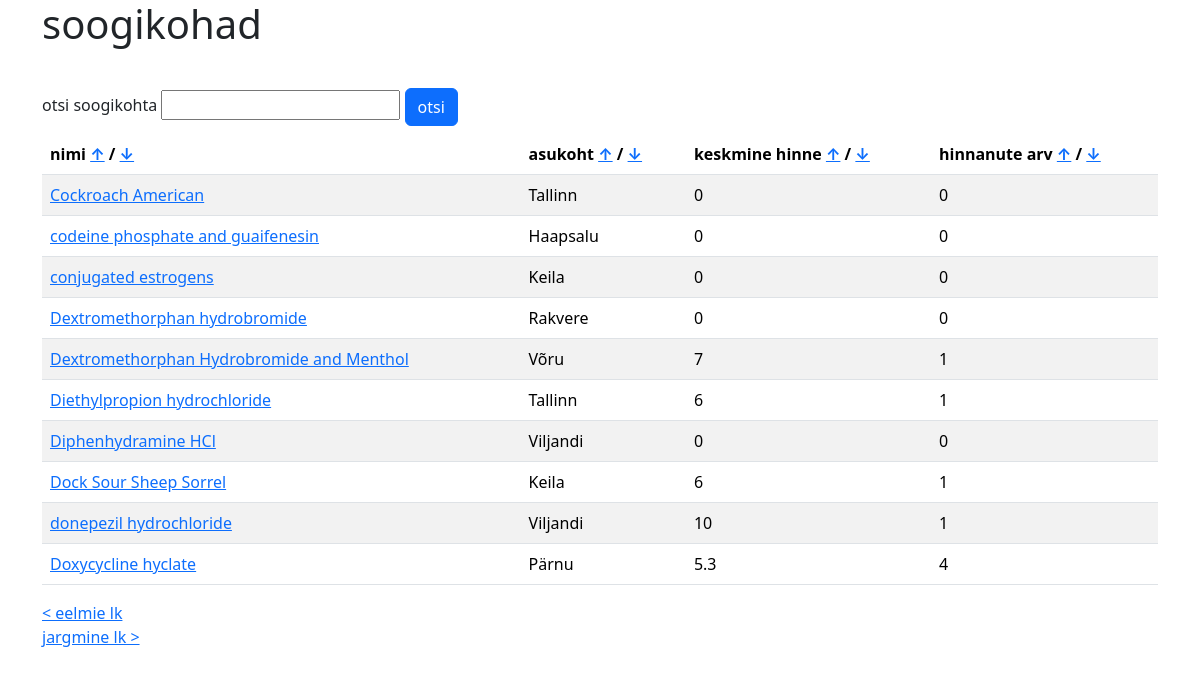
Screenshot of /?lehekylg=3 with the database file from the repository.
### tables this page shows
CREATE TABLE `kohad` (
  `id` int(255) NOT NULL,
  `nimi` varchar(255) NOT NULL,
  `asukoht` varchar(255) NOT NULL,
  `keskmine_hinne` float NOT NULL,
  `hinnanute_arv` int(255) NOT NULL,
  `tyyp` varchar(255) NOT NULL
);

### index.php (the view, shortened to what this page needs)
<?php include ("config.php"); session_start(); ?>
<!DOCTYPE html>
<html lang="et">
<head>
    <link
        href="https://cdn.jsdelivr.net/npm/bootstrap@5.3.2/dist/css/bootstrap.min.css" rel="stylesheet"
    >
</head>
<body>
    <div class="container">
        <h1>soogikohad</h1>
        <br>
        <form method="get">
            <label for="otsi">otsi soogikohta</label>
            <input type="text" name="otsi" id="otsi">
            <input type="submit" class="btn btn-primary my-2" value="otsi">
        </form>
        <table class="table table-striped">
            <thead>
                <tr>
                    <th scope="col">nimi <a href="?sort=nimi&order=asc">↑</a> / <a href="?sort=nimi&order=desc">↓</a></th>
                    <th scope="col">asukoht <a href="?sort=asukoht&order=asc">↑</a> / <a href="?sort=asukoht&order=desc">↓</a></th>
                    <th scope="col">keskmine hinne <a href="?sort=keskmine_hinne&order=asc">↑</a> / <a href="?sort=keskmine_hinne&order=desc">↓</a></th>
                    <th scope="col">hinnanute arv <a href="?sort=hinnanute_arv&order=asc">↑</a> / <a href="?sort=hinnanute_arv&order=desc">↓</a></th>
                </tr>
            </thead>
            <tbody>
                <?php
                $lehesuur = 10;
                if (isset($_GET['lehekylg'])) {
                    $lehekylg = $_GET['lehekylg'];
                } else {
                    $lehekylg = 1;
                }
                $start = ($lehekylg-1) * $lehesuur;
                $sort = isset($_GET['sort']) ? $_GET['sort'] : 'nimi';
                $order = isset($_GET['order']) ? $_GET['order'] : 'asc';
                $otsi = isset($_GET['otsi']) ? $_GET['otsi'] : '';
                $otsisql = $otsi ? "WHERE nimi LIKE '%$otsi%'" : '';
                $sqlparing1 = "SELECT * FROM kohad $otsisql ORDER BY $sort $order LIMIT $start, $lehesuur";
                $result = $yhendus -> query($sqlparing1);
                if ($result -> num_rows > 0){
                    while ($row = $result -> fetch_assoc()){
                        $id = $row['id'];
                        $hinnanutearvparing = "SELECT COUNT(*) as hinnanute_arv FROM hinnangud WHERE id_koht = '$id'";
                        $Hvastus = $yhendus -> query($hinnanutearvparing);
                        $hinnanuteArv = $Hvastus -> fetch_assoc()['hinnanute_arv'];
                        $Khinneparing = "SELECT AVG(hinnang) as keskmine_hinne FROM hinnangud WHERE id_koht = '$id'";
                        $Khinnevastus = $yhendus ->  query($Khinneparing);
                        $Khinne = $Khinnevastus -> fetch_assoc()['keskmine_hinne'];
                        ?>
                        <tr>
                            <td><a href="hinnang.php?koht= <?php echo urlencode($id); ?> "> <?php echo $row["nimi"]; ?> </a></td>
                            <td> <?php echo $row["asukoht"]; ?> </td>
                            <td> <?php echo round($Khinne, 1);?> </td>
                            <td> <?php echo $hinnanuteArv; ?> </td>
                        </tr>
                        <?php
                    }
                }
                ?>
            </tbody>
        </table>
        <?php
        $eelminelehekylg = $lehekylg - 1;
        $jargminelehekylg = $lehekylg + 1;
        if ($eelminelehekylg > 0) {
            echo "<a href='?lehekylg=$eelminelehekylg'>&lt; eelmie lk</a>";
        }
        if ($result->num_rows == $lehesuur) {
            echo "<a href='?lehekylg=$jargminelehekylg'><br> jargmine lk &gt;</a>";
        }
        ?>
    </div>
    </body>
</html>

### rows the page displays
kohad: nimi "Cockroach American", asukoht "Tallinn", Khinne "0", hinnanuteArv "0"
kohad: nimi "codeine phosphate and guaifenesin", asukoht "Haapsalu", Khinne "0", hinnanuteArv "0"
kohad: nimi "conjugated estrogens", asukoht "Keila", Khinne "0", hinnanuteArv "0"
kohad: nimi "Dextromethorphan hydrobromide", asukoht "Rakvere", Khinne "0", hinnanuteArv "0"
kohad: nimi "Dextromethorphan Hydrobromide and Menthol", asukoht "Võru", Khinne "7", hinnanuteArv "1"
kohad: nimi "Diethylpropion hydrochloride", asukoht "Tallinn", Khinne "6", hinnanuteArv "1"
kohad: nimi "Diphenhydramine HCl", asukoht "Viljandi", Khinne "0", hinnanuteArv "0"
kohad: nimi "Dock Sour Sheep Sorrel", asukoht "Keila", Khinne "6", hinnanuteArv "1"
kohad: nimi "donepezil hydrochloride", asukoht "Viljandi", Khinne "10", hinnanuteArv "1"
kohad: nimi "Doxycycline hyclate", asukoht "Pärnu", Khinne "5.3", hinnanuteArv "4"
